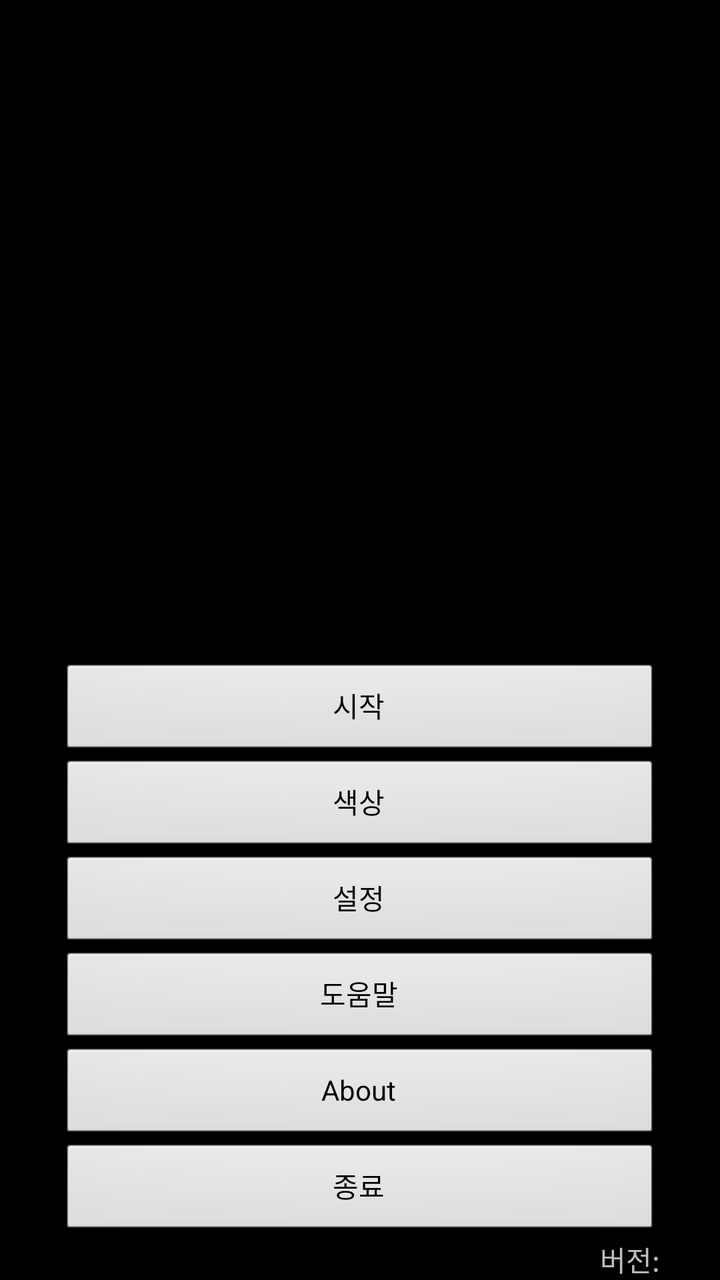
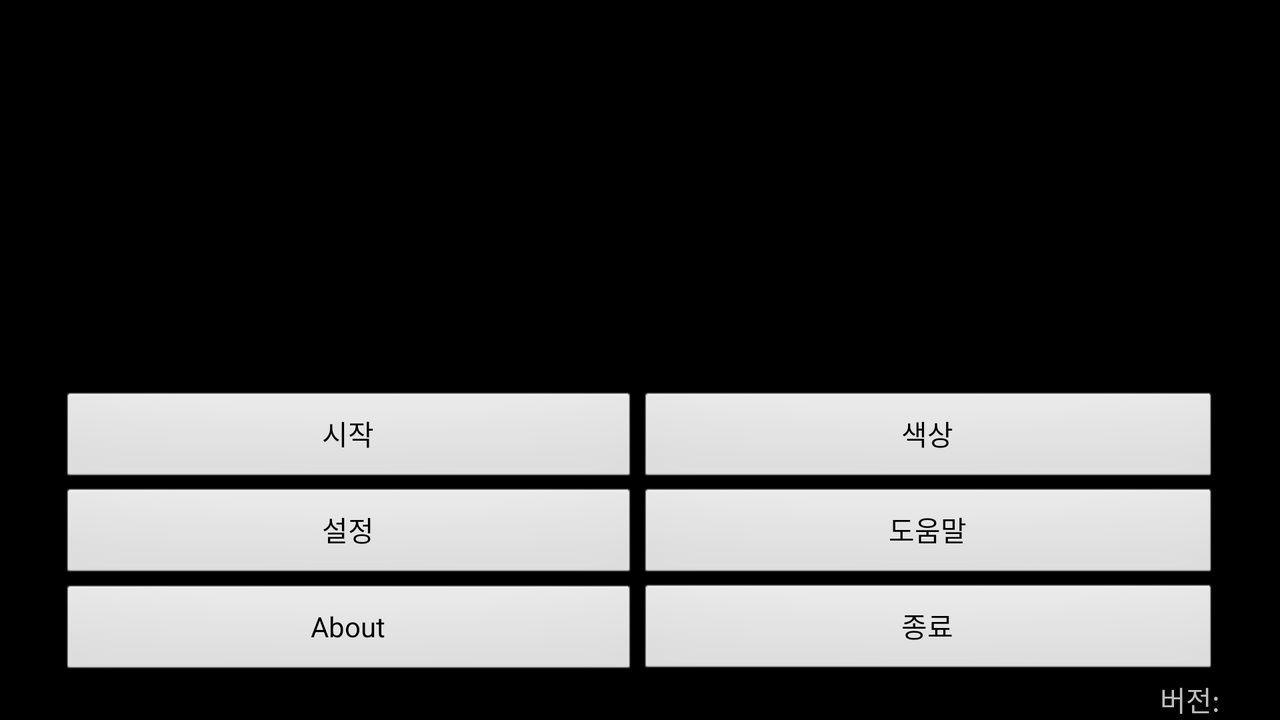

One screen, two layout resources from the same app: the default and the repository's alternative for another configuration. Each is rendered where Android would select it; the XML of both is given below.
<!-- AndroidManifest.xml: activity theme android:Theme.Black -->
<!-- res/layout/menu.xml -->
<LinearLayout xmlns:android="http://schemas.android.com/apk/res/android"
    android:layout_width="fill_parent"
    android:layout_height="fill_parent"
    android:orientation="vertical">

    <ImageView
        android:layout_width="fill_parent"
        android:layout_height="wrap_content"
        android:fadingEdge="vertical"
        android:scaleType="fitXY"
        android:src="@drawable/banner" />

    <TableLayout
        android:layout_width="fill_parent"
        android:layout_height="fill_parent"
        android:gravity="bottom"
        android:paddingLeft="30dp"
        android:paddingRight="30dp"
        android:stretchColumns="*">

        <Button
            android:id="@+id/start"
            android:layout_width="wrap_content"
            android:layout_height="wrap_content"
            android:text="@string/start" />

        <Button
            android:id="@+id/color"
            android:layout_width="wrap_content"
            android:layout_height="wrap_content"
            android:text="@string/color_setting" />

        <Button
            android:id="@+id/setting"
            android:layout_width="wrap_content"
            android:layout_height="wrap_content"
            android:text="@string/setting" />

        <Button
            android:id="@+id/help"
            android:layout_width="wrap_content"
            android:layout_height="wrap_content"
            android:text="@string/help" />

        <Button
            android:id="@+id/about"
            android:layout_width="wrap_content"
            android:layout_height="wrap_content"
            android:text="@string/about" />

        <Button
            android:id="@+id/exit"
            android:layout_width="wrap_content"
            android:layout_height="wrap_content"
            android:text="@string/exit" />

        <TextView
            android:id="@+id/version"
            android:layout_width="wrap_content"
            android:layout_height="wrap_content"
            android:gravity="right"
            android:text="@string/versionName" />
    </TableLayout>
</LinearLayout>
<!-- resources referenced by this layout -->
<resources>
  <string name="about">About</string>
  <string name="color_setting">색상</string>
  <string name="exit">종료</string>
  <string name="help">도움말</string>
  <string name="setting">설정</string>
  <string name="start">시작</string>
  <string name="versionName">버전:</string>
</resources>
<!-- res/layout-land/menu.xml (the repository's variant of the layout above) -->
<!-- drawn on the phone turned sideways -->
<LinearLayout
    xmlns:android="http://schemas.android.com/apk/res/android"
    xmlns:app="http://schemas.android.com/apk/res-auto"
    android:layout_width="match_parent"
    android:layout_height="match_parent"
    android:orientation="vertical">
    

    <ImageView
        android:layout_width="match_parent"
        android:layout_height="wrap_content"
        android:fadingEdge="vertical"
        android:scaleType="fitXY"
        app:srcCompat="@drawable/banner" />

    <TableLayout
        android:layout_width="match_parent"
        android:layout_height="match_parent"
        android:gravity="bottom"
        android:paddingLeft="30dp"
        android:paddingRight="30dp"
        android:stretchColumns="*">

        <TableRow>

            <Button
                android:id="@+id/start"
                android:layout_width="wrap_content"
                android:layout_height="wrap_content"
                android:text="@string/start" />

            <Button
                android:id="@+id/color"
                android:layout_width="wrap_content"
                android:layout_height="wrap_content"
                android:text="@string/color_setting" />
        </TableRow>

        <TableRow>

            <Button
                android:id="@+id/setting"
                android:layout_width="wrap_content"
                android:layout_height="wrap_content"
                android:text="@string/setting" />

            <Button
                android:id="@+id/help"
                android:layout_width="wrap_content"
                android:layout_height="wrap_content"
                android:text="@string/help" />
        </TableRow>

        <TableRow>

            <Button
                android:id="@+id/about"
                android:layout_width="wrap_content"
                android:layout_height="wrap_content"
                android:text="@string/about" />

            <Button
                android:id="@+id/exit"
                android:layout_width="wrap_content"
                android:layout_height="wrap_content"
                android:text="@string/exit" />
        </TableRow>

        <TextView
            android:id="@+id/version"
            android:layout_width="wrap_content"
            android:layout_height="wrap_content"
            android:gravity="right"
            android:text="@string/versionName" />
    </TableLayout>
</LinearLayout>
